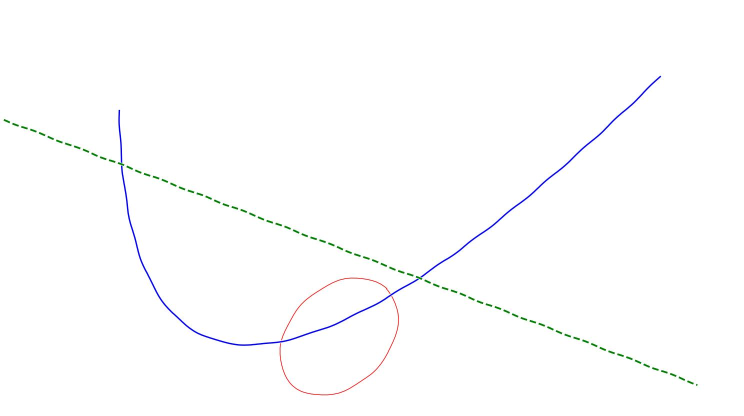
#> input picture gshapes/src/drafts/synth_images_prototype/prototype_image_000000.jpg, 1488 x 831 px (shown at 1/2 size)
$ python -i synthetic_photo_tool8.py   (imports and definitions only)
#> lines starting #> are read from the running program, lines starting #| are printed output that depends on the picture
"""
synthetic_photo_tool.py
-----------------------
Reusable tool for generating realistic 'lab-style' synthetic photographs.

Structure:
  - render_scene(): produces an RGBA NumPy array via Matplotlib.
  - SyntheticPhotoProcessor: applies lighting, texture, noise, lens effects,
    vignetting, and color shifts in physically faithful order.

Usage demo at bottom reproduces previous pipeline exactly.
"""

import json
import hashlib
from datetime import datetime
import numpy as np
import cv2
from skimage import util, exposure, filters
from skimage.util import random_noise
import matplotlib.pyplot as plt


# =====================================================================
# Stage 1: Matplotlib scene renderer (unchanged)
# =====================================================================
# [39 lines left out: function render_scene, not called in this run]


# =====================================================================
# Stage 2: Reusable post-Matplotlib processor
# =====================================================================
class SyntheticPhotoProcessor:
  """
  Apply physically ordered postprocessing steps to a Matplotlib RGBA scene.

  Attributes (suggested typical range):
  ------------------------------------

  # Lighting & texture (pre-optical)

  top_bright: float  (1.0-1.2)   - brightness at top of paper
  bottom_dark: float (0.6-1.0)   - brightness at bottom
  texture_strength: float (0.0-0.2) - 0 disables, >0 stronger paper fibers
  texture_scale: float (4-12)    - larger = coarser fibers

  # Sensor simulation (pre-optical)

  | Parameter       | 0 (off)      | 0.02 (moderate)     | 0.05 (strong)              |
  | --------------- | ------------ | ------------------- | -------------------------- |
  | `gaussian_std`  | clean sensor | light readout grain | harsh electronic noise     |
  | `poisson_noise` | off          | on                  | on (binary toggle)         |
  | `sp_amount`     | none         | few dead pixels     | visible salt/pepper spots  |
  | `speckle_var`   | none         | film-grain shimmer  | heavy multiplicative noise |

  # Optical mapping

  | Parameter     | Range      | Visual effect                                         |
  | ------------- | ---------- | ----------------------------------------------------- |
  | `focal_scale` | <1         | **Wide angle**: more paper visible, slight stretching |
  |               | 1          | **Baseline**: current appearance                      |
  |               | >1         | **Telephoto**: tighter crop, less distortion          |
  | `tilt_x`      | 0-0.3      | Horizontal skew / yaw                                 |
  | `tilt_y`      | 0-0.3      | Vertical skew / pitch                                 |
  | `k1`, `k2`    | +/-0.1-0.3 | Barrel or pincushion curvature                        |

  The combination of focal_scale, tilt_x/y, and k1/k2 gives you an expressive, camera-like
  control surface - you can replicate everything from a flat scanner-like top-down view
  (focal_scale=1, tilt=0, k1=k2=0) to a handheld smartphone photo (focal_scale~0.8,
  tilt_x~0.15, tilt_y~0.1, k1~-0.25).

  # Post-optical (camera artifacts)

  vignette_strength: float (0-0.5)  - 0 disables; 0.3 moderate
  warm_strength: float (0-0.2)      - red cast toward edges; 0 disables

  # Presets

  Each preset should define a physically consistent camera behavior:
  - Field of view (focal length)
  - Perspective tilt
  - Lens distortion
  - Vignetting & chromatic edges
  - Optional noise characteristics

  | Preset         | FOV (`focal_scale`) | Tilt (x/y)  | Distortion (k1/k2) | Noise Level | Visual Style                    |
  | -------------- | ------------------- | ----------- | ------------------ | ----------- | ------------------------------- |
  | **flatbed**    | 1.0                 | 0           | 0                  | none        | Perfect top-down scan           |
  | **dslr_macro** | 1.5                 | 0.05        | +0.05              | very low    | Slight zoom, clean optics       |
  | **smartphone** | 0.8                 | 0.15 / 0.10 | -0.25 / +0.05      | medium      | Realistic handheld photo        |
  | **wide_lab**   | 0.6                 | 0.2 / 0.15  | -0.35 / +0.1       | low         | Wide lab shot, strong curvature |
  | **lowlight**   | 1.0                 | 0.1         | -0.15 / +0.05      | high        | Dim lighting, grainy edges      |

  # Parameter groups

  | Setter                   | Purpose                                | Validation logic                                          |
  | ------------------------ | -------------------------------------- | --------------------------------------------------------- |
  | `set_lighting_texture()` | Handles illumination & texture realism | Clamps brightness and texture strength to safe range      |
  | `set_noise()`            | Handles pre-optical sensor noise       | Prevents numeric blowout; `blur_sigma` always positive    |
  | `set_optics()`           | Camera geometry & lens                 | Prevents invalid FOV or distortion coefficients           |
  | `set_post_optical()`     | Final image effects                    | Limits vignette and chromatic shift to perceptual realism |
  """

  # ------------------------------------------------------------------
  def __init__(self,
               # Optional quick preset
               preset: str | None = None,

               # --- Lighting & Texture ---
               top_bright: float = 1.15,
               bottom_dark: float = 0.85,
               texture_strength: float = 0.12,
               texture_scale: float = 8.0,

               # --- Noise ---
               gaussian_std: float = 0.02,
               poisson_noise: bool = True,
               sp_amount: float = 0.0,
               speckle_var: float = 0.0,
               blur_sigma: float = 0.8,

               # --- Optics ---
               tilt_x: float = 0.18,
               tilt_y: float = 0.10,
               focal_scale: float = 1.0,
               k1: float = -0.25,
               k2: float = 0.05,
               pad_px: int = 100,

               # --- Post-Optical ---
               vignette_strength: float = 0.35,
               warm_strength: float = 0.10):
    """Initialize SyntheticPhotoProcessor.

    Args:
        preset: Optional preset name (if provided, overrides all manual params).
        Other parameters correspond to their physical groups; see setters.
    """
    if preset:
      # Apply preset if given (overrides all)
      self.set_preset(preset)
    else:
      # Store groups via unified setters for consistency
      self.set_lighting_texture(top_bright, bottom_dark, texture_strength, texture_scale)
      self.set_noise(gaussian_std, poisson_noise, sp_amount, speckle_var, blur_sigma)
      self.set_optics(tilt_x, tilt_y, focal_scale, k1, k2, pad_px)
      self.set_post_optical(vignette_strength, warm_strength)

  # ------------------------------------------------------------------
  def set_lighting_texture(self,
                           top_bright: float,
                           bottom_dark: float,
                           texture_strength: float,
                           texture_scale: float) -> None:
    """Configure lighting gradient and paper texture parameters.

    Args:
        top_bright: Relative top brightness multiplier (~1.0-1.3).
        bottom_dark: Relative bottom brightness multiplier (~0.7-1.0).
        texture_strength: Amplitude of paper texture (0-1).
        texture_scale: Gaussian smoothing kernel for texture (>0).
    """
    import numpy as np
    self.top_bright = float(np.clip(top_bright, 0.5, 2.0))
    self.bottom_dark = float(np.clip(bottom_dark, 0.5, 2.0))
    self.texture_strength = float(np.clip(texture_strength, 0.0, 1.0))
    self.texture_scale = max(0.1, float(texture_scale))

  # ------------------------------------------------------------------
  def set_noise(self,
                gaussian_std: float,
                poisson_noise: bool,
                sp_amount: float,
                speckle_var: float,
                blur_sigma: float) -> None:
    """Configure sensor noise model parameters.

    Args:
        gaussian_std: sigma of Gaussian noise (0-0.2 typical).
        poisson_noise: Whether to apply Poisson noise.
        sp_amount: Salt-and-pepper noise fraction (0-0.1).
        speckle_var: Variance of multiplicative speckle (0-0.1 typical).
        blur_sigma: Gaussian blur radius (0-5 typical).
    """
    import numpy as np
    self.gaussian_std = float(np.clip(gaussian_std, 0.0, 0.3))
    self.poisson_noise = bool(poisson_noise)
    self.sp_amount = float(np.clip(sp_amount, 0.0, 0.1))
    self.speckle_var = float(np.clip(speckle_var, 0.0, 0.2))
    self.blur_sigma = float(np.clip(blur_sigma, 0.0, 10.0))

  # ------------------------------------------------------------------
  def set_optics(self,
                 tilt_x: float,
                 tilt_y: float,
                 focal_scale: float,
                 k1: float,
                 k2: float,
                 pad_px: int) -> None:
    """Configure optical geometry and lens distortion parameters.

    Args:
        tilt_x: Horizontal tilt fraction (0-0.5 typical).
        tilt_y: Vertical tilt fraction (0-0.5 typical).
        focal_scale: FOV scaling (>0). <1 wide, >1 telephoto.
        k1: Primary radial distortion coefficient (~-0.5-0.5).
        k2: Secondary radial distortion coefficient (~-0.5-0.5).
        pad_px: Border padding (>=0).
    """
    import numpy as np
    self.tilt_x = float(np.clip(tilt_x, 0.0, 0.5))
    self.tilt_y = float(np.clip(tilt_y, 0.0, 0.5))
    self.focal_scale = max(0.05, float(focal_scale))
    self.k1 = float(np.clip(k1, -1.0, 1.0))
    self.k2 = float(np.clip(k2, -1.0, 1.0))
    self.pad_px = max(0, int(pad_px))

  # ------------------------------------------------------------------
  def set_post_optical(self,
                       vignette_strength: float,
                       warm_strength: float) -> None:
    """Configure post-optical vignetting and chromatic effects.

    Args:
        vignette_strength: Radial attenuation strength (0-1 typical).
        warm_strength: Channel bias simulating color temperature shift (0-0.5).
    """
    import numpy as np
    self.vignette_strength = float(np.clip(vignette_strength, 0.0, 1.0))
    self.warm_strength = float(np.clip(warm_strength, 0.0, 0.5))

  # ------------------------------------------------------------------
  # [160 lines left out: functions from_json, verify_hash, from_rgba, apply_paper_lighting, add_paper_texture, apply_sensor_noise, not called in this run]

  # ------------------------------------------------------------------
  def apply_camera_effects(self, img):
    """Apply focal scaling, perspective, and lens distortion.

    Args:
        img: Input BGR uint8 image (pre-optical domain).

    Returns:
        np.ndarray: Distorted image simulating optical projection.
    """
    # --- Padding (optional) ---
    if self.pad_px > 0:
      img = cv2.copyMakeBorder(
          img, self.pad_px, self.pad_px, self.pad_px, self.pad_px,
          borderType=cv2.BORDER_CONSTANT,
          value=(255, 255, 255),
      )
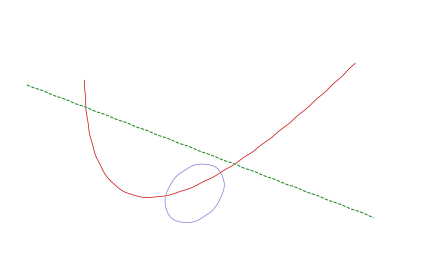
#> img: shape (1031, 1688, 3) (shown at 1/4 size); mean of channels 0, 1, 2 253.7, 253.8, 254; drawn as B, G, R

    h, w = img.shape[:2]

    # ===============================================================
    # 1. FOCAL LENGTH (Field of View)
    # ---------------------------------------------------------------
    # focal_scale = 1.0 -> baseline FOV
    # focal_scale > 1 -> telephoto (zoom-in, narrower)
    # focal_scale < 1 -> wide angle (zoom-out, wider)
    # ===============================================================
    if self.focal_scale != 1.0:
      f = self.focal_scale
      new_w = int(round(w / f))
      new_h = int(round(h / f))
      cx, cy = w // 2, h // 2
      x1 = max(cx - new_w // 2, 0)
      x2 = min(cx + new_w // 2, w)
      y1 = max(cy - new_h // 2, 0)
      y2 = min(cy + new_h // 2, h)
      cropped = img[y1:y2, x1:x2]
      img = cv2.resize(cropped, (w, h), interpolation=cv2.INTER_LINEAR)

    # ===============================================================
    # 2. CAMERA TILT (Perspective)
    # ---------------------------------------------------------------
    # tilt_x, tilt_y are normalized fractions of width/height.
    # 0 = no tilt; 0.3 = strong skew.
    # ===============================================================
    dx = self.tilt_x * w
    dy = self.tilt_y * h
    src = np.float32([[0, 0], [w, 0], [w, h], [0, h]])
    dst = np.float32([
        [dx, dy],
        [w - dx, dy / 2],
        [w, h],
        [0, h - dy],
    ])

    H = cv2.getPerspectiveTransform(src, dst)
    persp = cv2.warpPerspective(
        img,
        H,
        (w, h),
        flags=cv2.INTER_LINEAR,
        borderMode=cv2.BORDER_CONSTANT,
        borderValue=(255, 255, 255),
    )
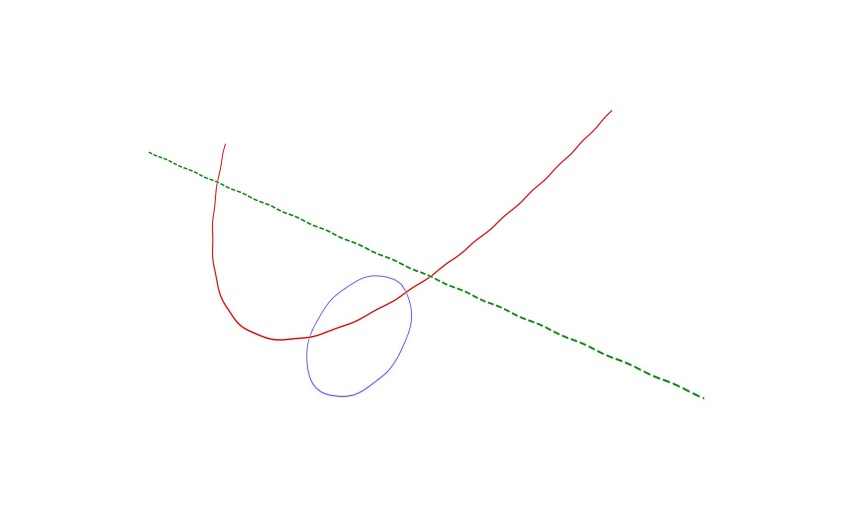
#> persp: shape (1031, 1688, 3) (shown at 1/2 size); mean of channels 0, 1, 2 254, 254.1, 254.3; drawn as B, G, R

    # ===============================================================
    # 3. RADIAL LENS DISTORTION
    # ---------------------------------------------------------------
    # k1 < 0 -> barrel (wide angle)
    # k1 > 0 -> pincushion (telephoto)
    # k2 refines curvature falloff
    # ===============================================================
    cx, cy = w / 2, h / 2
    r_norm = max(cx, cy)
    xx, yy = np.meshgrid(
        np.arange(w, dtype=np.float32),
        np.arange(h, dtype=np.float32),
    )
    x_d = (xx - cx) / r_norm
    y_d = (yy - cy) / r_norm
    r2 = x_d**2 + y_d**2

    factor = 1 + self.k1 * r2 + self.k2 * (r2**2)
    factor = np.where(factor == 0, 1, factor)

    x_u = x_d / factor
    y_u = y_d / factor

    map_x = (x_u * r_norm + cx).astype(np.float32)
    map_y = (y_u * r_norm + cy).astype(np.float32)

    distorted = cv2.remap(
        persp,
        map_x,
        map_y,
        interpolation=cv2.INTER_LINEAR,
        borderMode=cv2.BORDER_CONSTANT,
        borderValue=(255, 255, 255),
    )

    return distorted

  # ------------------------------------------------------------------
  # [240 lines left out: functions add_vignette_and_color_shift, process, set_preset, describe, not called in this run]


# =====================================================================
# Demo reproducing previous result
# =====================================================================
# [25 lines not run here, left out]

>>> import cv2
>>> picture = cv2.cvtColor(cv2.imread('../../../../../gshapes/src/drafts/synth_images_prototype/prototype_image_000000.jpg'), cv2.COLOR_BGR2RGB)
>>> result = SyntheticPhotoProcessor().apply_camera_effects(picture)

$ run again, on gshapes/src/drafts/synth_images_prototype/prototype_image_000001.jpg
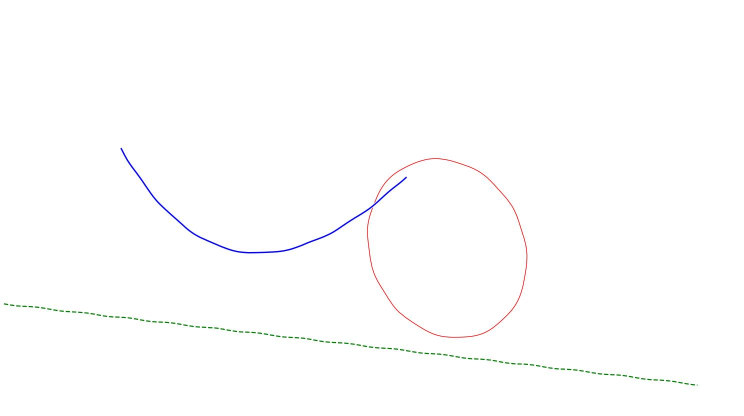
#> input picture gshapes/src/drafts/synth_images_prototype/prototype_image_000001.jpg, 1488 x 831 px (shown at 1/2 size)
#> in apply_camera_effects, `img = cv2.copyMakeBorder( img, self.pad_px, self.pad_px, self.pad_px, ..`:
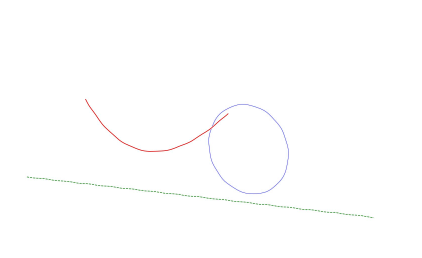
#> img: shape (1031, 1688, 3) (shown at 1/4 size); mean of channels 0, 1, 2 254.2, 254.2, 254.3; drawn as B, G, R
#> in apply_camera_effects, `persp = cv2.warpPerspective( img, H, (w, h), flags=cv2.INTER_LINEAR, b..`:
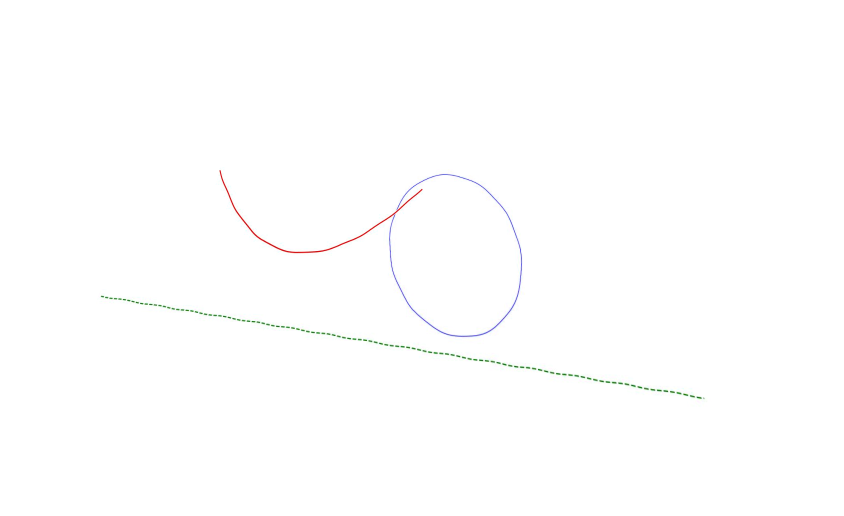
#> persp: shape (1031, 1688, 3) (shown at 1/2 size); mean of channels 0, 1, 2 254.4, 254.4, 254.4; drawn as B, G, R

$ run again, on gshapes/src/drafts/synth_images_prototype/prototype_image_000002.jpg
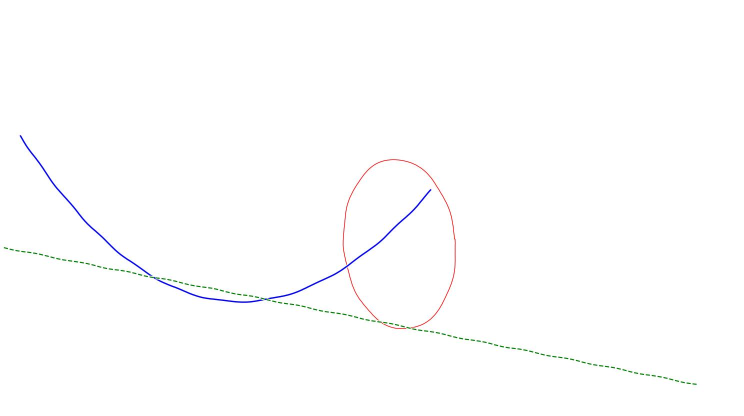
#> input picture gshapes/src/drafts/synth_images_prototype/prototype_image_000002.jpg, 1488 x 831 px (shown at 1/2 size)
#> in apply_camera_effects, `img = cv2.copyMakeBorder( img, self.pad_px, self.pad_px, self.pad_px, ..`:
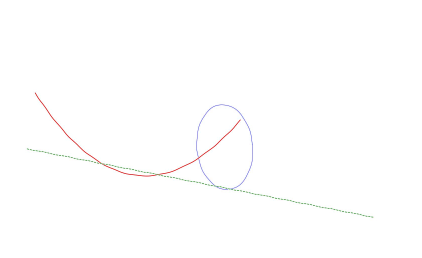
#> img: shape (1031, 1688, 3) (shown at 1/4 size); mean of channels 0, 1, 2 254.1, 254.2, 254.3; drawn as B, G, R
#> in apply_camera_effects, `persp = cv2.warpPerspective( img, H, (w, h), flags=cv2.INTER_LINEAR, b..`:
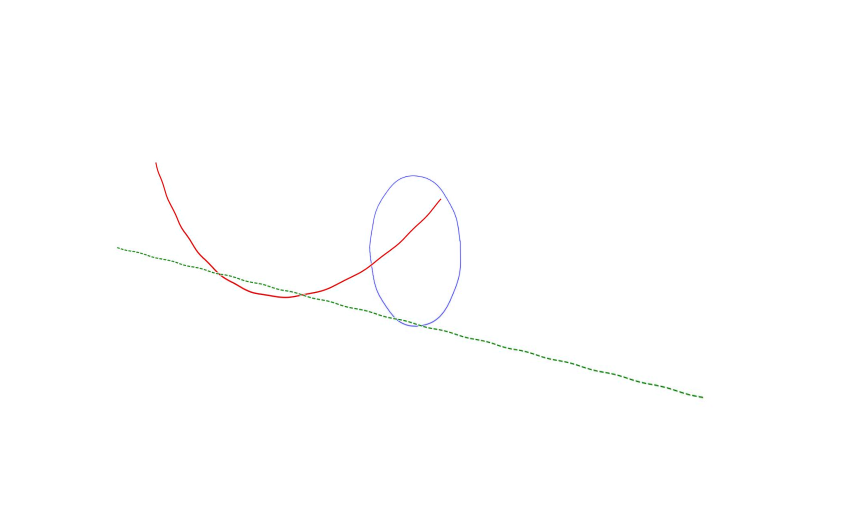
#> persp: shape (1031, 1688, 3) (shown at 1/2 size); mean of channels 0, 1, 2 254.3, 254.4, 254.5; drawn as B, G, R
